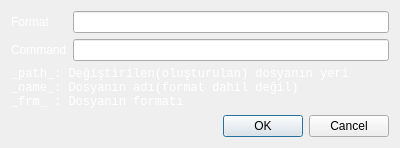
<?xml version="1.0" encoding="UTF-8"?>
<ui version="4.0">
 <class>AddCmdDialog</class>
 <widget class="QDialog" name="AddCmdDialog">
  <property name="geometry">
   <rect>
    <x>0</x>
    <y>0</y>
    <width>400</width>
    <height>136</height>
   </rect>
  </property>
  <property name="windowTitle">
   <string>Dialog</string>
  </property>
  <layout class="QGridLayout" name="gridLayout">
   <item row="0" column="0">
    <widget class="QLabel" name="label">
     <property name="styleSheet">
      <string notr="true">color: white</string>
     </property>
     <property name="text">
      <string>Format</string>
     </property>
    </widget>
   </item>
   <item row="0" column="1">
    <widget class="QLineEdit" name="formatField"/>
   </item>
   <item row="1" column="0">
    <widget class="QLabel" name="label_2">
     <property name="styleSheet">
      <string notr="true">color: white</string>
     </property>
     <property name="text">
      <string>Command</string>
     </property>
    </widget>
   </item>
   <item row="1" column="1">
    <widget class="QLineEdit" name="cmdField"/>
   </item>
   <item row="2" column="0" colspan="2">
    <widget class="QLabel" name="label_3">
     <property name="font">
      <font>
       <family>Monospace</family>
      </font>
     </property>
     <property name="styleSheet">
      <string notr="true">color: white</string>
     </property>
     <property name="text">
      <string>&lt;!DOCTYPE HTML PUBLIC &quot;-//W3C//DTD HTML 4.0//EN&quot; &quot;http://www.w3.org/TR/REC-html40/strict.dtd&quot;&gt;
&lt;html&gt;&lt;head&gt;&lt;meta name=&quot;qrichtext&quot; content=&quot;1&quot; /&gt;&lt;style type=&quot;text/css&quot;&gt;
p, li { white-space: pre-wrap; }
&lt;/style&gt;&lt;/head&gt;&lt;body style=&quot; font-family:'Monospace'; font-size:9pt; font-weight:400; font-style:normal;&quot;&gt;
&lt;p style=&quot; margin-top:0px; margin-bottom:0px; margin-left:0px; margin-right:0px; -qt-block-indent:0; text-indent:0px;&quot;&gt;_path_: Değiştirilen(oluşturulan) dosyanın yeri&lt;/p&gt;
&lt;p style=&quot; margin-top:0px; margin-bottom:0px; margin-left:0px; margin-right:0px; -qt-block-indent:0; text-indent:0px;&quot;&gt;_name_: Dosyanın adı(format dahil değil)&lt;/p&gt;
&lt;p style=&quot; margin-top:0px; margin-bottom:0px; margin-left:0px; margin-right:0px; -qt-block-indent:0; text-indent:0px;&quot;&gt;_frm_ : Dosyanın formatı&lt;/p&gt;&lt;/body&gt;&lt;/html&gt;</string>
     </property>
    </widget>
   </item>
   <item row="3" column="0" colspan="2">
    <widget class="QDialogButtonBox" name="buttonBox">
     <property name="orientation">
      <enum>Qt::Horizontal</enum>
     </property>
     <property name="standardButtons">
      <set>QDialogButtonBox::Cancel|QDialogButtonBox::Ok</set>
     </property>
    </widget>
   </item>
  </layout>
 </widget>
 <resources/>
 <connections>
  <connection>
   <sender>buttonBox</sender>
   <signal>accepted()</signal>
   <receiver>AddCmdDialog</receiver>
   <slot>accept()</slot>
   <hints>
    <hint type="sourcelabel">
     <x>248</x>
     <y>254</y>
    </hint>
    <hint type="destinationlabel">
     <x>157</x>
     <y>274</y>
    </hint>
   </hints>
  </connection>
  <connection>
   <sender>buttonBox</sender>
   <signal>rejected()</signal>
   <receiver>AddCmdDialog</receiver>
   <slot>reject()</slot>
   <hints>
    <hint type="sourcelabel">
     <x>316</x>
     <y>260</y>
    </hint>
    <hint type="destinationlabel">
     <x>286</x>
     <y>274</y>
    </hint>
   </hints>
  </connection>
 </connections>
</ui>
